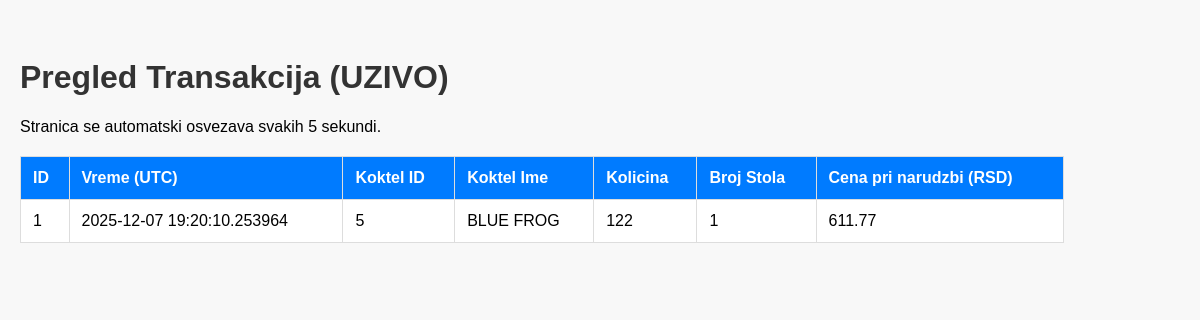
Page /transakcije on the earlier database version.
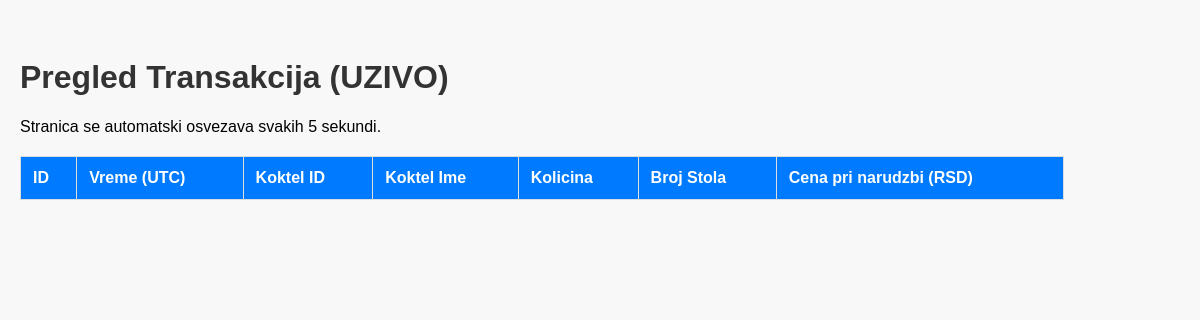
Same page on the later database version.
### Berza_Koktela.py (models this page shows)
class Transakcija(db.Model):
    id = db.Column(db.Integer, primary_key=True)
    koktel_id = db.Column(db.Integer, db.ForeignKey('koktel.id'), nullable=False)
    koktel_ime = db.Column(db.String(80), nullable=False)  # ★ ADDED FIELD
    kolicina = db.Column(db.Integer, nullable=False)
    broj_stola = db.Column(db.String(10), nullable=False)
    cena_pri_narudzbi = db.Column(db.Float, nullable=False)
    vremenska_oznaka = db.Column(db.DateTime, default=datetime.utcnow, index=True)

### Berza_Koktela.py (the view)
    @app.route('/transakcije')
    def pregled_transakcija():
        transakcije = Transakcija.query.order_by(
            Transakcija.vremenska_oznaka.desc()
        ).all()
        return render_template('pregled_transakcija.html', transakcije=transakcije)

### templates/pregled_transakcija.html (shortened to what this page needs)
﻿<!DOCTYPE html>
<html lang="sr">
<head>
</head>
<body>
    <h1>Pregled Transakcija (UZIVO)</h1>
    <p>Stranica se automatski osvezava svakih 5 sekundi.</p>
    <table>
        <thead>
            <tr>
                <th>ID</th>
                <th>Vreme (UTC)</th>
                <th>Koktel ID</th>
                <th>Koktel Ime</th>
                <th>Kolicina</th>
                <th>Broj Stola</th>
                <th>Cena pri narudzbi (RSD)</th>
            </tr>
        </thead>
        <tbody>
            {% for transakcija in transakcije %}
            <tr>
                <td>{{ transakcija.id }}</td>
                <td>{{ transakcija.vremenska_oznaka }}</td>
                <td>{{ transakcija.koktel_id }}</td>
                <td>{{ transakcija.koktel_ime }}</td>
                <td>{{ transakcija.kolicina }}</td>
                <td>{{ transakcija.broj_stola }}</td>
                <td>{{ "%.2f" | format(transakcija.cena_pri_narudzbi) }}</td>
            </tr>
            {% endfor %}
        </tbody>
    </table>
</body>
</html>

### templates/pregled_transakcija.html (style rules this page uses)
body { font-family: Arial, sans-serif; margin: 20px; background-color: #f8f8f8; }
h1 { color: #333; }
table { width: 90%; margin-top: 20px; border-collapse: collapse; background-color: white; }
th, td { border: 1px solid #ddd; padding: 12px; text-align: left; }
th { background-color: #007bff; color: white; }

Differences in the rows shown:
removed Transakcija: cena_pri_narudzbi "611.77"
